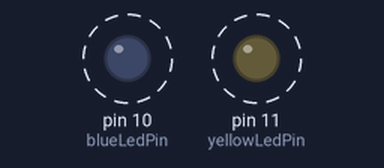
A sketch run on a simulated Arduino Uno, built with avr-gcc and run on an emulated ATmega328P. Shown: output pins drawn as LEDs (lit = HIGH). Dashed ring = blinking.

Above: at 0.2 s.
Timing chart, 0 to 4.6 s (numbered marks = the images above):
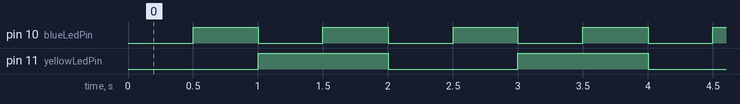

Measured:
- by itself, pin 10 (blueLedPin): alternates HIGH for 0.50 s and LOW for 0.50 s
- by itself, pin 11 (yellowLedPin): alternates HIGH for 1.0 s and LOW for 1.0 s
- by itself, everything shown: repeats every 2.0 s, in 4 steps

The sketch:

sketch.ino
```cpp
const int yellowLedPin = 11;   // المنفذ المتصل بالـ LED الأصفر
const int blueLedPin = 10;    // المنفذ المتصل بالـ LED الأزرق

unsigned long previousMillisYellow = 0; // لحساب وقت تشغيل وإيقاف LED الأصفر
unsigned long previousMillisBlue = 0;   // لحساب وقت تشغيل وإيقاف LED الأزرق

const long intervalYellow = 1000; // وميض الـ LED الأصفر كل 1 ثانية
const long intervalBlue = 500;    // وميض الـ LED الأزرق كل 0.5 ثانية

bool yellowLedState = LOW; // الحالة الأولية لـ LED الأصفر
bool blueLedState = LOW;   // الحالة الأولية لـ LED الأزرق

void setup() {
  pinMode(yellowLedPin, OUTPUT); // ضبط الـ LED الأصفر كمخرج
  pinMode(blueLedPin, OUTPUT);   // ضبط الـ LED الأزرق كمخرج
}

void loop() {
  unsigned long currentMillis = millis(); // الحصول على الوقت الحالي

  // التحكم في LED الأصفر (يومض كل 1 ثانية)
  if (currentMillis - previousMillisYellow >= intervalYellow) {
    previousMillisYellow = currentMillis; // تحديث وقت آخر تغيير
    yellowLedState = !yellowLedState; // عكس حالة LED الأصفر
    digitalWrite(yellowLedPin, yellowLedState); // تشغيل أو إطفاء LED
  }

  // التحكم في LED الأزرق (يومض كل 0.5 ثانية)
  if (currentMillis - previousMillisBlue >= intervalBlue) {
    previousMillisBlue = currentMillis; // تحديث وقت آخر تغيير
    blueLedState = !blueLedState; // عكس حالة LED الأزرق
    digitalWrite(blueLedPin, blueLedState); // تشغيل أو إطفاء LED
  }
}
```
